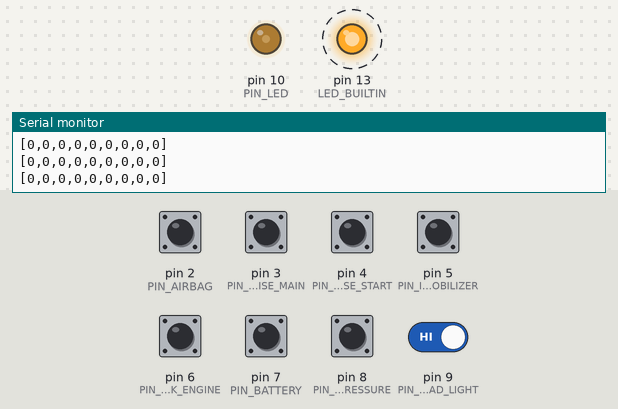
A program run on a simulated Arduino Uno, built with avr-gcc and run on an emulated ATmega328P. Parts: output pins drawn as LEDs (lit = HIGH), the last lines printed to the serial monitor. Dashed ring = blinking. Inputs (shaded band) come from the test bench; at power-on: pin 2 (PIN_AIRBAG), pin 3 (PIN_CRUISE_MAIN), pin 4 (PIN_CRUISE_START), pin 5 (PIN_IMMOBILIZER), pin 6 (PIN_CHECK_ENGINE), pin 7 (PIN_BATTERY), pin 8 (PIN_OIL_PRESSURE), pin 9 (PIN_HEAD_LIGHT) HIGH.

Above: at 4.21 s.
4.4 s: pin 9 (PIN_HEAD_LIGHT) driven LOW
At 4.7 s:
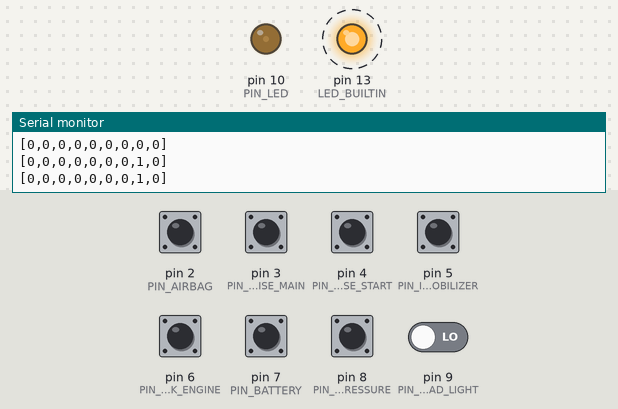
7.4 s: pin 9 (PIN_HEAD_LIGHT) driven HIGH
At 7.64 s:
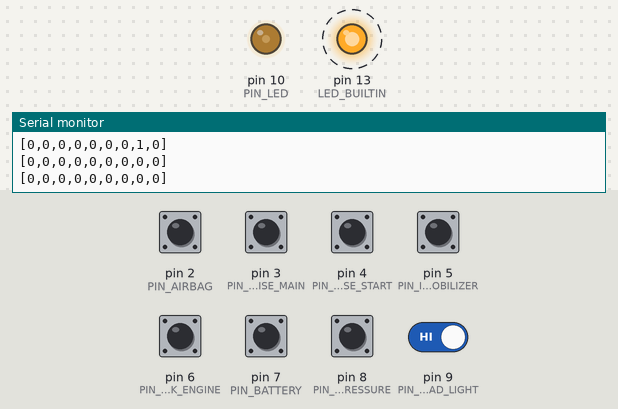
Timing chart, 0 to 16.4 s (numbered marks = the images above; inputs shaded):
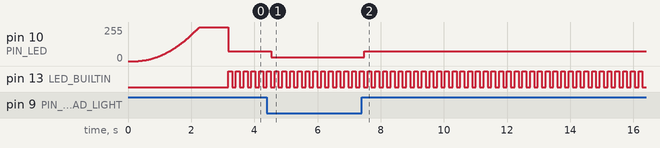

The program:

main.cpp
```cpp
#include <Arduino.h>
#include <CircularBuffer.h>

// Define the pins for indicators
const uint8_t PIN_AIRBAG = 2;
const uint8_t PIN_CRUISE_MAIN = 3;
const uint8_t PIN_CRUISE_START = 4;
const uint8_t PIN_IMMOBILIZER = 5;
const uint8_t PIN_CHECK_ENGINE = 6;
const uint8_t PIN_BATTERY = 7;
const uint8_t PIN_OIL_PRESSURE = 8;
const uint8_t PIN_HEAD_LIGHT = 9;

const uint8_t PIN_LED = 10;

CircularBuffer<uint8_t, 68> uartBuffer;
uint8_t lastFuelLevel = 0;
uint8_t fuelValues[3] = {0};
uint8_t fuelIndex = 0;
bool fuelValuesFilled = false;

bool fuelLevelFound = false;
// Define the interval for sending data (300ms)
const unsigned long interval = 100;
unsigned long previousMillis = 0;
int full = 75; // old 60
int dim = 30;

void setup()
{

  Serial.begin(9600); // Initialize UART communication
  // Configure pins as inputs
  pinMode(PIN_CHECK_ENGINE, INPUT);
  pinMode(PIN_BATTERY, INPUT);
  pinMode(PIN_OIL_PRESSURE, INPUT);
  pinMode(PIN_CRUISE_MAIN, INPUT);
  pinMode(PIN_CRUISE_START, INPUT);
  pinMode(PIN_AIRBAG, INPUT);
  pinMode(PIN_HEAD_LIGHT, INPUT);
  pinMode(PIN_IMMOBILIZER, INPUT);
  pinMode(LED_BUILTIN, OUTPUT);
  pinMode(PIN_LED, OUTPUT);
  // analogWrite(10, 0);
  delay(200);

  // while (true)
  //{

  for (int i = 0; i <= 255; i++)
  {
    // Quadratic easing: start slow, end fast
    float t = (float)i / 255.0;
    float eased = t * t; // ease-in (quadratic)

    int pwm = (int)(eased * 255);
    analogWrite(10, pwm);

    delay(8); // Fixed delay — smooth ramp-up
  }

  for (int i = 255; i >= full; i--)
  {
    analogWrite(10, i); // Decrease brightness
    delay(5);
  }
  //  }
  // digitalWrite(PIN_LED, true);

  // Fast PWM, 8-bit resolution, non-inverting mode
  // TCCR1A = _BV(COM1B1) | _BV(WGM10); // Clear OC1B on compare match
  // TCCR1B = _BV(WGM12) | _BV(CS11);   // Fast PWM with prescaler = 8

  // Force 8-bit Fast PWM
  // TCCR1A = _BV(COM1B1) | _BV(WGM10);
  // TCCR1B = _BV(WGM12) | _BV(CS11); // Prescaler = 8

  // OCR1B = full; // 50% duty cycle (0–255)
}

void loop()
{

  if (!fuelLevelFound)
  {
    // Step 1: Receive Data into the Buffer
    while (Serial.available())
    {
      uint8_t incomingByte = Serial.read();
      if (!uartBuffer.isFull())
      {
        uartBuffer.push(incomingByte);
      }
      else
      {
        // Handle buffer overflow if necessary
      }
    }

    // Step 2: Validate Packets and Extract Fuel Level
    while (uartBuffer.size() >= 17)
    { // Ensure there are at least 17 bytes to process
      bool packetFound = false;
      for (int i = 0; i <= uartBuffer.size() - 17; i++)
      {
        if (uartBuffer[i + 1] == 42 && uartBuffer[i + 15] == 95 && uartBuffer[i + 16] == 161)
        {
          // Valid packet detected
          uint8_t fuelLevel = uartBuffer[i + 3]; // Extract fuel byte at index 3

          // Store the fuel level in the array
          fuelValues[fuelIndex] = fuelLevel;
          fuelIndex = (fuelIndex + 1) % 3;
          if (fuelIndex == 0)
          {
            fuelValuesFilled = true;
          }

          // Compare fuel values if the array is filled
          if (fuelValuesFilled)
          {
            if (fuelValues[0] == fuelValues[1] && fuelValues[1] == fuelValues[2])
            {
              lastFuelLevel = fuelValues[0]; // Update last confirmed fuel level
              // Serial.print("Fuel Level Updated: ");
              // Serial.println(lastFuelLevel);
              fuelLevelFound = true;
            }
            // else
            //{
            //  Serial.print("Fuel Level Inconsistent. Retaining Last Value: ");
            //  Serial.println(lastFuelLevel);
            //}
          }

          // Remove the processed packet from the buffer
          for (int j = 0; j < 17; j++)
          {
            uartBuffer.shift();
          }
          packetFound = true;
          break; // Exit the loop after processing the packet
        }
      }
      if (!packetFound)
      {
        // If no valid packet was found, remove the first byte and continue checking
        uartBuffer.shift();
      }
    }
  }

  unsigned long currentMillis = millis();
  //  Send pin states every interval
  if (currentMillis - previousMillis > interval)
  {
    previousMillis = currentMillis;
    // Toggle LED states
    digitalWrite(LED_BUILTIN, !digitalRead(LED_BUILTIN));
    // digitalWrite(10, !digitalRead(10));

    bool checkEngineState = !digitalRead(PIN_CHECK_ENGINE);
    bool batteryState = !digitalRead(PIN_BATTERY);
    bool oilPressureState = !digitalRead(PIN_OIL_PRESSURE);
    bool cruiseMainState = !digitalRead(PIN_CRUISE_MAIN);
    bool cruiseStartState = !digitalRead(PIN_CRUISE_START);
    bool airbagState = !digitalRead(PIN_AIRBAG);
    bool HeadLightOn = !digitalRead(PIN_HEAD_LIGHT);
    bool immobilizerState = !digitalRead(PIN_IMMOBILIZER);
    // Send saved states to Serial Monitor
    Serial.print("[");
    Serial.print(airbagState);
    Serial.print(",");
    Serial.print(cruiseMainState);
    Serial.print(",");
    Serial.print(cruiseStartState);
    Serial.print(",");
    Serial.print(immobilizerState);
    Serial.print(",");
    Serial.print(checkEngineState);
    Serial.print(",");
    Serial.print(batteryState);
    Serial.print(",");
    Serial.print(oilPressureState);
    Serial.print(",");
    Serial.print(HeadLightOn);
    Serial.print(",");
    Serial.print(lastFuelLevel);
    Serial.println("]");
    Serial.flush();
    previousMillis = millis();
    fuelLevelFound = false;
    lastFuelLevel = 0;
    if (HeadLightOn)
    {
      analogWrite(10, dim);
    }
    else
    {
      analogWrite(10, full);
    }
  }
}
```

Measured:
- after the input at 4.4 s, pin 10 (PIN_LED): 75/255 → 30/255 after 0.14 s
- after the input at 7.4 s, pin 10 (PIN_LED): 30/255 → 75/255 after 0.08 s
- by itself, pin 13 (LED_BUILTIN): alternates HIGH for 0.12 s and LOW for 0.12 s
